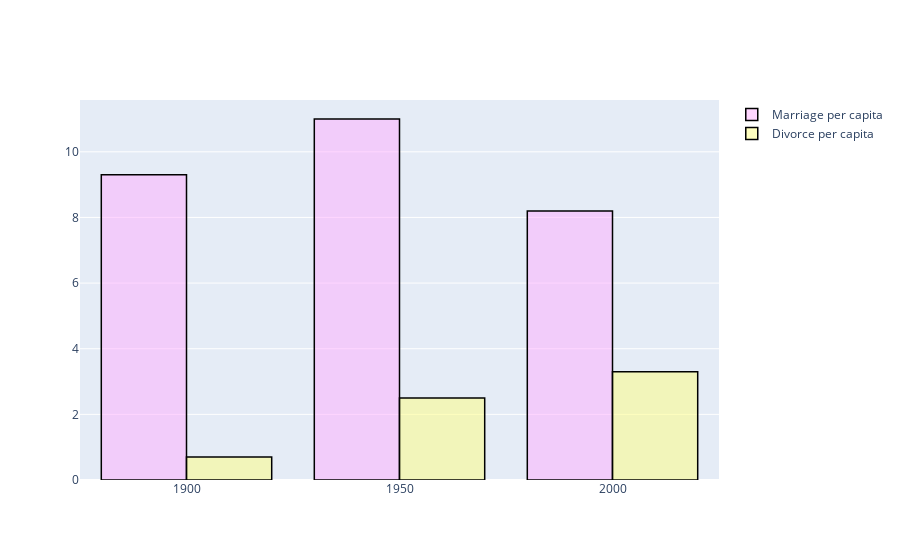

The cell this chart's notebook holds for it:
### Code cell
# prepare data frames
newTable = file[file['Year'].apply(lambda x: x in [1900, 1950, 2000])]
# import graph objects as "go"
import plotly.graph_objs as go
# create trace1 
trace1 = go.Bar(
                x = newTable.Year,
                y = newTable.Marriages_per_1000,
                name = "Marriage per capita",
                marker = dict(color = 'rgba(255, 174, 255, 0.5)',
                             line=dict(color='rgb(0,0,0)',width=1.5)))
# create trace2 
trace2 = go.Bar(
                x = newTable.Year,
                y = newTable.Divorces_per_1000,
                name = "Divorce per capita",
                marker = dict(color = 'rgba(255, 255, 128, 0.5)',
                              line=dict(color='rgb(0,0,0)',width=1.5)))
data = [trace1, trace2]
layout = go.Layout(barmode = "group")
fig = go.Figure(data = data, layout = layout)
iplot(fig)

### Figure 1 — Plotly figure (JSON) as saved in the notebook; plotly's stock layout.template omitted (floating-point values rounded to 4 significant figures)
{"data": [{"marker": {"color": "rgba(255, 174, 255, 0.5)", "line": {"color": "rgb(0,0,0)", "width": 1.5}}, "name": "Marriage per capita", "type": "bar", "x": [1900, 1950, 2000], "y": [9.3, 11, 8.2]}, {"marker": {"color": "rgba(255, 255, 128, 0.5)", "line": {"color": "rgb(0,0,0)", "width": 1.5}}, "name": "Divorce per capita", "type": "bar", "x": [1900, 1950, 2000], "y": [0.7, 2.5, 3.3]}], "layout": {"barmode": "group"}}
